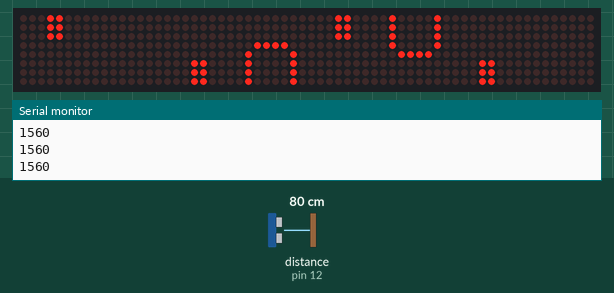
Bench run of a sketch on a simulated Arduino Uno, built with avr-gcc and run on an emulated ATmega328P. On the bench: 64×8 LED matrix, the last lines printed to the serial monitor. Wiring (inferred from the names in the program): ultrasonic range finder: trigger pin 11; echo pin 12. The inputs (shaded band) are chosen by the test bench; at power-on: distance to the obstacle (sensor on pin 12) 80 cm. The echo pulse lasts 58.3 µs per cm; the audio player accepts every command and is not drawn.

Above: at 5.4 s.
At 11.2 s:
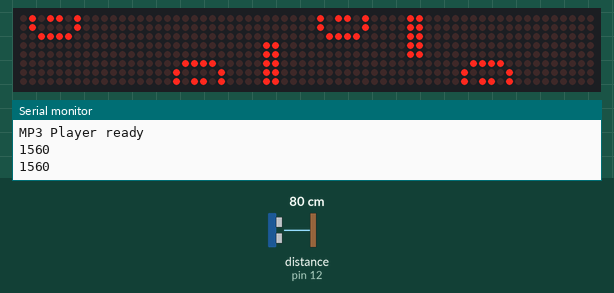
11.3 s: distance to the obstacle (sensor on pin 12) set to 2 cm
At 14.9 s:
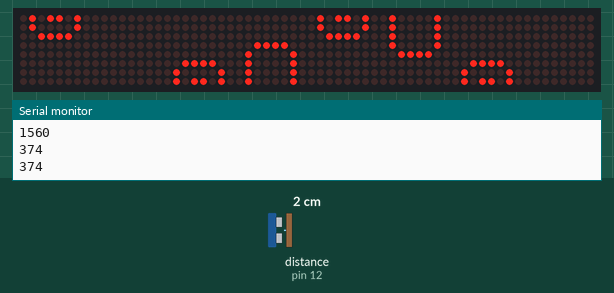
At 20.1 s:
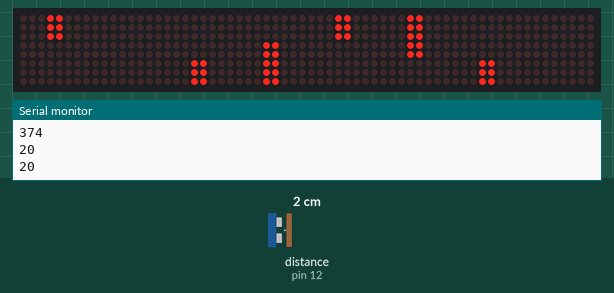
Timing chart, 0 to 20.3 s (numbered marks = the images above; inputs shaded):
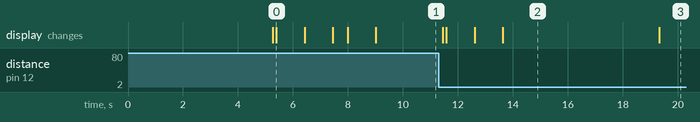

Measured:
- after the input at 11.3 s, the display: changes after 0.14 s (image 2)
- what the display in image 0 shows lasts 1.0 s, from 5.4 s to 6.4 s
- what the display in image 2 shows lasts 5.7 s, from 13.6 s to 19.3 s

The sketch:

New_version.ino
```cpp
//We always have to include the library
#include "LedControlMS.h"
#include "SoftwareSerial.h"
#include "DFRobotDFPlayerMini.h"

static const uint8_t PIN_MP3_TX = 5;
static const uint8_t PIN_MP3_RX = 6;

SoftwareSerial softwareSerial(PIN_MP3_RX, PIN_MP3_TX);
DFRobotDFPlayerMini MP3player;
/*
 Now we need a LedControl to work with.
 ***** These pin numbers will probably not work with your hardware *****
 pin 12 is connected to the DataIn
 pin 11 is connected to the CLK
 pin 10 is connected to LOAD
 We have only a single MAX72XX.
 */
#define NBR_MTX 8
LedControl lc = LedControl(2, 3, 4, NBR_MTX);
uint8_t open_eye[] = {
  0b00000000,
  0b00000000,
  0b00000000,
  0b00000000,
  0b00000000,
  0b111100,
  0b1000010,
  0b1011010
};
uint8_t open_month[] = {
  0b0,
  0b0,
  0b0,
  0b111100,
  0b1000010,
  0b1000010,
  0b1000010,
  0b1000010
};
uint8_t close_eye[] = {
  0b0,
  0b0,
  0b0,
  0b0,
  0b0,
  0b11000,
  0b11000,
  0b11000
};
uint8_t close_mounth[] = {
  0b0,
  0b0,
  0b0,
  0b11000,
  0b11000,
  0b11000,
  0b11000,
  0b11000
};
int avg = 0, mode = 0;
const int trig = 11;
const int echo = 12;
void setup() {
  /*
   The MAX72XX is in power-saving mode on startup,
   we have to do a wakeup call
   */
  Serial.begin(9600);
  Serial.print("ok");
  for (int i = 0; i < NBR_MTX; i++) {
    lc.shutdown(i, false);
    /* Set the brightness to a low value */
    lc.setIntensity(i, 1);
    /* and clear the display */
    lc.clearDisplay(i);
  }
  pinMode(trig, OUTPUT);  // Sets the trigPin as an Output
  pinMode(echo, INPUT);   // Sets the echoPin as an Input
  for (int i = 0; i < 5; i++) {
    avg += SRF();
  }
  avg = avg / 5;
  face_talk();
  free_face();
  softwareSerial.begin(9600);
  if (MP3player.begin(softwareSerial)) {
    Serial.println("MP3 Player ready");
  } else {
    Serial.println("MP3 Player NOT READY");
  }
  MP3player.volume(13);
  delay(500);
  // MP3player.play(1);
  // delay(10000);
  // MP3player.stop();
}

void loop() {
  int dis = SRF();
  Serial.println(dis);
  if (dis < avg - 20 and mode == 0) {
    face_talk();
    MP3player.play(1);
    delay(5000);
    mode = 1;
  } else if (mode == 1) {
    mode = 0;
    free_face();
    MP3player.stop();
  }
}
```

SRF.ino
```cpp
int SRF() {
  int distance = 0;
  long duration;
  for (int i = 0; i < 200; i++) {
    digitalWrite(trig, LOW);
    delayMicroseconds(2);
    // Sets the trigPin on HIGH state for 10 micro seconds
    digitalWrite(trig, HIGH);
    delayMicroseconds(10);
    digitalWrite(trig, LOW);
    duration = pulseIn(echo, HIGH);  // Reads the echoPin, returns the sound wave travel time in microseconds
    distance += (duration * 0.034 / 2);
  }
  distance=distance/10;
  Serial.println(distance);
  return distance;
}
```

lcd.ino
```cpp
void face_talk() {
  for (int i = 0; i < 8; i++) {
    lc.setRow(1, i, open_eye[i]);
    lc.setRow(7, 7-i, open_eye[i]);
    lc.setRow(5, i, open_eye[i]);
    lc.setRow(3, 7 - i, open_eye[i]);
  }
  for (int i = 0; i < 8; i++) {
    lc.setRow(4, i, open_month[i]);
    lc.setRow(2, 7 - i, open_month[i]);
  }
  delay(100);
  for (int i = 0; i < 8; i++) {
    lc.setRow(1, i, close_eye[i]);
    lc.setRow(7, 7 - i, close_eye[i]);
    lc.setRow(5, i, close_eye[i]);
    lc.setRow(3, 7 - i, close_eye[i]);
  }
  delay(1000);
  for (int i = 0; i < 8; i++) {
    lc.setRow(1, i, open_eye[i]);
    lc.setRow(7, 7 - i, open_eye[i]);
    lc.setRow(5, i, open_eye[i]);
    lc.setRow(3, 7 - i, open_eye[i]);
  }
  for (int i = 0; i < 8; i++) {
    lc.setRow(4, i, close_mounth[i]);
    lc.setRow(2, 7 - i, close_mounth[i]);
  }
  delay(1000);
  for (int i = 0; i < 8; i++) {
    lc.setRow(4, i, open_month[i]);
    lc.setRow(2, 7 - i, open_month[i]);
  }
}
void free_face() {
  delay(500);
  for (int i = 0; i < 8; i++) {
    lc.setRow(4, i, close_mounth[i]);
    lc.setRow(2, 7 - i, close_mounth[i]);
  }
  for (int i = 0; i < 8; i++) {
    lc.setRow(1, i, close_eye[i]);
    lc.setRow(7, 7 - i, close_eye[i]);
    lc.setRow(5, i, close_eye[i]);
    lc.setRow(3, 7 - i, close_eye[i]);
  }
  delay(1000);
  for (int i = 0; i < 8; i++) {
    lc.setRow(1, i, open_eye[i]);
    lc.setRow(7, 7 - i, open_eye[i]);
    lc.setRow(5, i, open_eye[i]);
    lc.setRow(3, 7 - i, open_eye[i]);
  }
}
```
